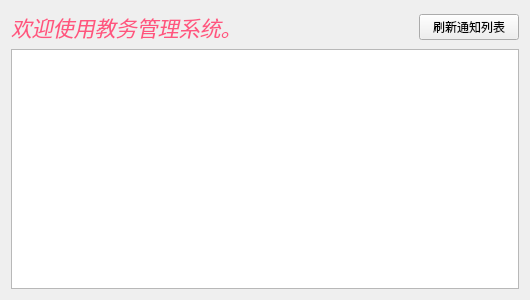
<?xml version="1.0" encoding="UTF-8"?>
<ui version="4.0">
 <class>Welcome</class>
 <widget class="QWidget" name="Welcome">
  <property name="geometry">
   <rect>
    <x>0</x>
    <y>0</y>
    <width>530</width>
    <height>300</height>
   </rect>
  </property>
  <property name="windowTitle">
   <string>Form</string>
  </property>
  <layout class="QVBoxLayout" name="verticalLayout">
   <item>
    <layout class="QVBoxLayout" name="verticalLayout_2">
     <property name="topMargin">
      <number>0</number>
     </property>
    </layout>
   </item>
   <item>
    <layout class="QHBoxLayout" name="horizontalLayout" stretch="8,2">
     <property name="topMargin">
      <number>0</number>
     </property>
     <item>
      <widget class="QLabel" name="label">
       <property name="font">
        <font>
         <family>华文行楷</family>
         <pointsize>16</pointsize>
         <weight>9</weight>
         <italic>true</italic>
         <bold>false</bold>
        </font>
       </property>
       <property name="styleSheet">
        <string notr="true">color: rgb(255, 85, 127);
font: 75 italic 16pt &quot;华文行楷&quot;;</string>
       </property>
       <property name="text">
        <string>欢迎使用教务管理系统。</string>
       </property>
      </widget>
     </item>
     <item>
      <widget class="QPushButton" name="pushButton">
       <property name="text">
        <string>刷新通知列表</string>
       </property>
      </widget>
     </item>
    </layout>
   </item>
   <item>
    <widget class="QTableWidget" name="tableWidget"/>
   </item>
  </layout>
 </widget>
 <resources/>
 <connections/>
</ui>
